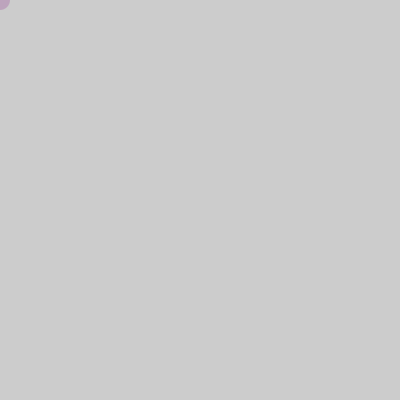
Frame 1 (no input)
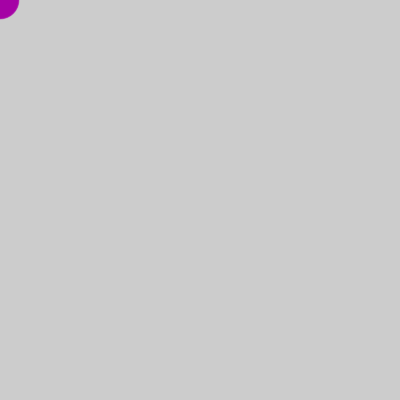
Frame 60 (the mouse pressed at the canvas centre just before this capture)
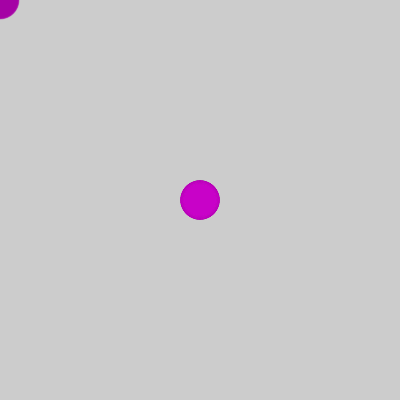
Frame 120 (the mouse held since frame 60 and released just before this capture)

The Processing sketch that drew these frames (run headless with seeded random() and noise(); from frame 60 on, the mouse is pressed at the canvas centre):

// Processing sketch: processing_184679
// ── processing_184679.pde

/*
 * Red Snake (Serpiente Roja)
 *
 * Programa para crear una serpiente roja moviendose por la pantalla
 *
 * Paso 6:
 *  - cambia el tamaño del circulo en funcion del tiempo
 *  - al igual que antes, necesitaras crear una variable
 *    para almacenar el valor del tamaño
 *  - puedes usar la misma funcion que para el color, pero
 *    cambiando la frecuencia
 *  - para mejor efecto visual, añade transparencia al color
 *
 * (c) 2013 D. Cuartielles, Arduino Verkstad, Suecia
 */
 
int rojo = 255;
int tiempo = 0;
int diametro = 20;
  
void setup() {
  size(400, 400);
}
 
void draw() {
  tiempo = tiempo + 1;    
  rojo = int(128 * (1 + sin(tiempo * 2 * PI / frameRate / 20)));
  diametro = int(20 * (1 + sin( tiempo * 2 * PI / frameRate / 5))); // Modifica el diametro del circulo con el paso del tiempo
   
  noStroke();            
  fill(rojo,0,rojo, 50);  // Añade un 50% de transparencia al color
  ellipse(mouseX, mouseY, diametro, diametro);
}
